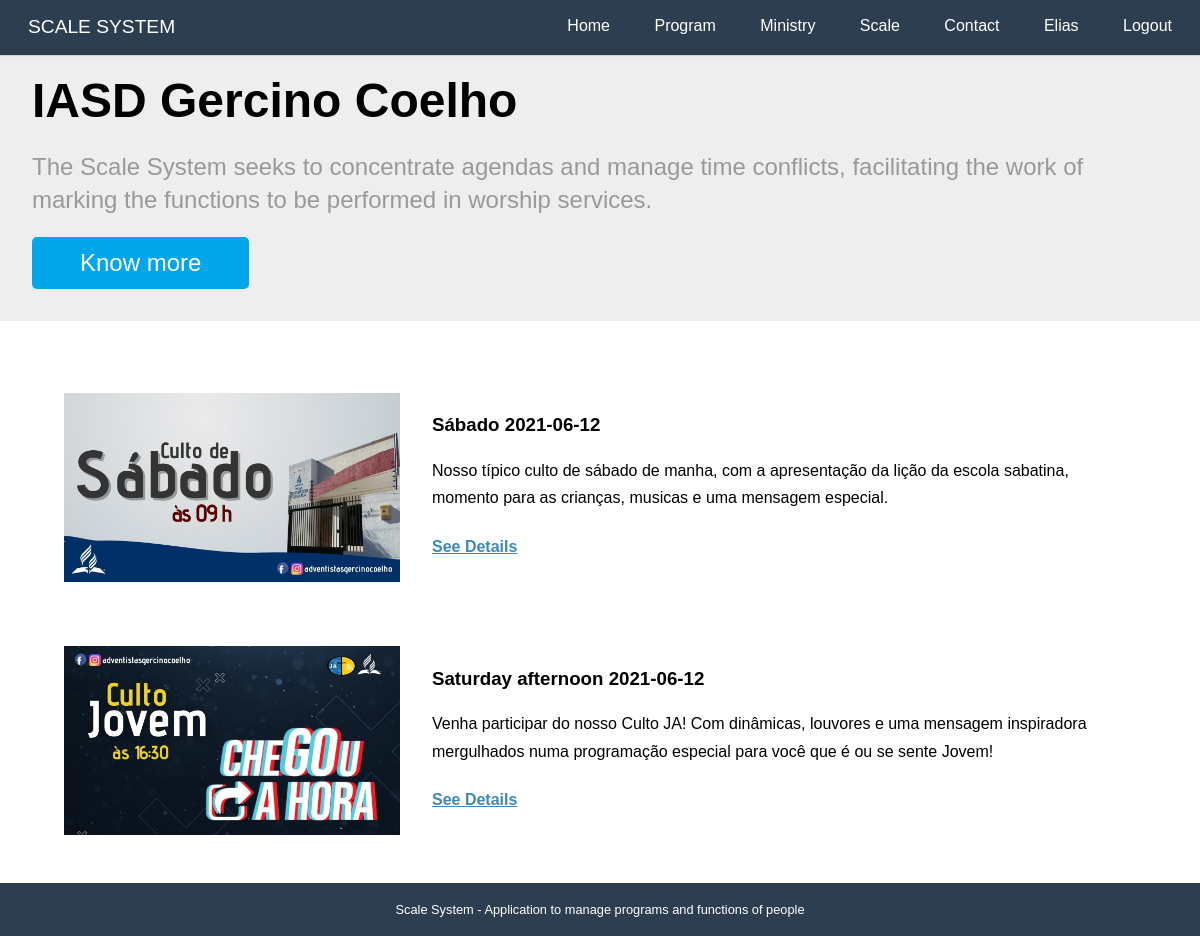
/ (signed in), run on the app's committed database.
### accounts/models.py (models this page shows, shortened)
class User(AbstractBaseUser, PermissionsMixin):
    username = models.CharField(_('User Name'), max_length=30, unique=True,
        validators = [validators.RegexValidator(re.compile('^[\w.@+-]+$'),
            'O nome de usuário não pode conter letras, digitos ou os seguintes caracteres: @/./+/-/+')])
    email = models.EmailField(_('E-mail'), unique=True)
    name = models.CharField(_('Name'), max_length=100, blank=True)
    telefone = PhoneNumberField(_("Telegram Phone Number"), blank=True)
    name_telegram = models.SlugField(_("Telegram User Name"), blank=True)
    id_telegram = models.SlugField(_("Telegram ID"), blank=True)
    is_active = models.BooleanField(_('Is Active?'), blank=True, default=True)
    is_staff = models.BooleanField(_('Is Staff?'), blank=True, default=False)
    date_joined = models.DateTimeField(_('Entry date'), auto_now_add = True)
    first_access = models.BooleanField(_('Already logged in?'), blank=True, default=False)
    objects = UserManager()
    USERNAME_FIELD  = 'username'
    REQUIRED_FIELDS = ['email']
    def __str__(self):
        return self.name or self.username
    def get_full_name(self):
        return str(self)
    def get_first_name(self):
        return self.get_full_name().split()[0]
    class Meta:
        verbose_name= 'Usuário'
        verbose_name_plural = 'Usuários'
        ordering = ['username']

### programs/models.py (models this page shows, shortened)
class Program (models.Model):
    SATURDAY = 'SA'
    SATURDAYAFTERNOON = 'JA'
    WEDNESDAY = 'WE'
    SUNDAY = 'SN'
    FRIDAY = 'FR'
    SPECIAL = 'SP'
    WEEKPFPRAYER = 'WP'
    PROGRAMTYPES = [
        (SATURDAY, _('Saturday')),
        (SATURDAYAFTERNOON, _('Saturday afternoon')),
        (WEDNESDAY, _('Wednesday')),
        (SUNDAY,_('Sunday')),
        (FRIDAY, _('Friday')),
        (SPECIAL, _('Special')),
        (WEEKPFPRAYER,_('Week of Prayer'))
    ]
    name = models.CharField(
        max_length=2,
        choices=PROGRAMTYPES
    )
    description = models.TextField(_('Simple Description'), blank=True)
    date = models.DateField(_("Date"), auto_now=False, auto_now_add=False, null=True,blank=False)
    image = models.ImageField(_("Image"), upload_to='program',null=True,blank=True)
    transmission = models.URLField(_("Transmission Link"), max_length=200,null=True,blank=True)
    room = models.URLField(_("Room Link"), max_length=200,null=True,blank=True)
    presential = models.BooleanField(_("Presential?"),default=False)
    iscription = models.BooleanField(_("Needs subscription?"),default=True)
    created_at = models.DateTimeField(_("Created at"), auto_now_add=True)
    updated_at = models.DateTimeField(_('Updated at'), auto_now=True)
    def typeprogram(self):
        for l in Program.PROGRAMTYPES:
            if l[0] == self.name:
                return _(l[1])
        return ""
    def __str__(self):
        return self.typeprogram() + ((' '+str(self.date)) if self.date else (" " + _("Template")))
    class Meta:
        verbose_name = _("Program")
        verbose_name_plural = _("Programs")
        ordering = ['date']

### core/views.py (the view)
# urls.py: path('', views.home, name='home'),
def home(request):
    context = {'resume': utils.resume_programs()}
    return render(request, "core/home.html", context)

### core/templatetags/call_method.py (called while the page is built)
@register.filter(name='has_group')
def has_group(user, group_name):
    return user.groups.filter(name=group_name).exists()

@register.filter(name='has_ministry')
def has_ministry(user):
    if my_engaged(user) or my_ministries(user):
        return True
    return False

### ministries/utils.py (called while the page is built)
def my_engaged(user):
    def m(x):
        return [x.ministry]
    def r(x,a):
        if x[0] and x[0] not in a:
            a.append(x[0])
        return a
    functions = list(Function.objects.filter(people = user))
    prog = ProgramTime.objects.filter(person = user)
    for pg in prog:
        functions.append(pg.function)
    if functions:
        return reduce(r,map(m,functions))
    else:
        return []

### programs/utils.py (called while the page is built)
def resume_programs():
    return Program.objects.filter(date__gte = date.today())[:3]

### core/templates/core/home.html
{% extends "base.html" %}
{% load i18n static %}
{% block content %}
<div class="splash">
    <div class="pure-g-r">
        <div class="pure-u-1">
            <div class="l-box splash-text">
                <h1 class="splash-head">
                    IASD Gercino Coelho
                </h1>
                <h2 class="splash-subhead">
                    {% translate "The Scale System seeks to concentrate agendas and manage time conflicts, facilitating the work of marking the functions to be performed in worship services." %}
                </h2>
                <p>
                    <a href="#" class="pure-button primary-button">{% translate "Know more" %}</a>
                </p>
            </div>
        </div>
    </div>
</div>
<div class="content">
    {% if resume %}
    {% for pg in resume %}
    <div class="pure-g-r content-ribbon">
        <div class="pure-u-1-3">
            <div class="l-box">
                {% if pg.image %}
                <img src="{{ pg.image.url }}" alt="{{ pg }}" />
                {% else %}
                <img src="{% static 'programs/img/400x250.png' %}" alt="{{ pg }}" />
                {% endif %}
            </div>
        </div>
        <div class="pure-u-2-3">
            <div class="l-box">
                <h3>{{pg}}</h3>
                <p>
                    {{pg.description}}
                </p>
                <h4><a href='{% url "programs:description" pg.pk %}'>{% translate "See Details" %}</a>
                </h4>
            </div>
        </div>
    </div>
    {% endfor %}
    {% else %}
    {% translate "There are no one programs soon" %}
    {% endif %}
</div>
{% endblock %}

### core/templates/base.html (shortened to what this page needs)
<!doctype html>
{% load static %}
{% load i18n call_method%}
<html lang="en">
<head>
    <link rel="stylesheet" href="{% static 'core/css/pure-min.css' %}">
    <link rel="stylesheet" href="{% static 'core/css/styles.css' %}" />
</head>
<body>
    <div class="header">
        <div class="home-menu pure-menu pure-menu-open pure-menu-horizontal pure-menu-fixed">
            <a class="pure-menu-heading" href="{% url 'core:home' %}">{% translate "SCALE SYSTEM"%}</a>
            <ul>
                <li class="pure-menu-selected"><a href="{% url 'core:home' %}">{% translate "Home" %}</a></li>
                <li><a href="{% url 'programs:dashboard' %}">{% translate "Program" %}</a></li>
                {% if user.is_authenticated %}
                <li><a href="{% url 'ministries:dashboard' %}">{% translate "Ministry" %}</a></li>
                {% if user|has_ministry %}
                <li><a href="{% url 'scales:dashboard' %}">{% translate "Scale" %}</a></li>
                {% endif %}
                {% endif %}
                <li><a href="{% url 'core:contact' %}">{% translate "Contact" %}</a></li>
                {% if user.is_authenticated %}
                <li><a href="{% url 'accounts:dashboard' %}">{{user.get_first_name}}</a></li>
                <li><a href="{% url 'accounts:logout' %}">{% translate "Logout" %}</a></li>
                {% else %}
                <li><a href="{% url 'accounts:login' %}">{% translate "Login" %}</a></li>
                {% endif %}
            </ul>
        </div>
    </div>
    <div class="content">
        {% block content %}{% endblock %}
        <div class="footer">
            {% translate 'Scale System - Application to manage programs and functions of people' %}
        </div>
    </div>
</body>
</html>

### core/static/core/css/pure-min.css (style rules this page uses)
html { font-size:100%;-ms-text-size-adjust:100%;-webkit-text-size-adjust:100% }
html,button,input,select,textarea { font-family:sans-serif }
body { margin:0 }
h1 { font-size:2em;margin:.67em 0 }
h2 { font-size:1.5em;margin:.83em 0 }
h3 { font-size:1.17em;margin:1em 0 }
h4 { font-size:1em;margin:1.33em 0 }
p,pre { margin:1em 0 }
dl,menu,ol,ul { margin:1em 0 }
menu,ol,ul { padding:0 0 0 40px }
img { border:0;-ms-interpolation-mode:bicubic }
.pure-button { display:inline-block;*display:inline;zoom:1;line-height:normal;white-space:nowrap;vertical-align:baseline;text-align:center;cursor:pointer;-webkit-user-drag:none;-webkit-user-select:none;-moz-user-select:none;-ms-user-select:none;user-select:none }
.pure-button { font-size:100%;*font-size:90%;*overflow:visible;padding:.5em 1.5em;color:#444;color:rgba(0,0,0,.8);*color:#444;border:1px solid #999;border:0 rgba(0,0,0,0);background-color:#E6E6E6;text-decoration:none;border-radius:2px;-webkit-transition:.1s linear -webkit-box-shadow;-moz-transition:.1s linear -moz-box-shadow;-ms-transition:.1s linear box-shadow;-o-transition:.1s linear box-shadow;transition:.1s linear box-shadow }
.pure-u-1,.pure-u-1-2,.pure-u-1-3,.pure-u-2-3,.pure-u-1-4,.pure-u-3-4,.pure-u-1-5,.pure-u-2-5,.pure-u-3-5,.pure-u-4-5,.pure-u-1-6,.pure-u-5-6,.pure-u-1-8,.pure-u-3-8,.pure-u-5-8,.pure-u-7-8,.pure-u-1-12,.pure-u-5-12,.pure-u-7-12,.pure-u-11-12,.pure-u-1-24,.pure-u-5-24,.pure-u-7-24,.pure-u-11-24,.pure-u-13-24,.pure-u-17-24,.pure-u-19-24,.pure-u-23-24 { display:inline-block;*display:inline;zoom:1;letter-spacing:normal;word-spacing:normal;vertical-align:top;text-rendering:auto }
.pure-u-1 { width:100% }
.pure-u-1-3 { width:33.3333%;*width:33.3023% }
.pure-u-2-3 { width:66.6667%;*width:66.6357% }
.pure-g-r { letter-spacing:-.31em;*letter-spacing:normal;*word-spacing:-.43em;font-family:FreeSans,Arimo,"Droid Sans",Helvetica,Arial,sans-serif;display:-webkit-flex;-webkit-flex-flow:row wrap;display:-ms-flexbox;-ms-flex-flow:row wrap }
.pure-g-r [class *="pure-u"] { font-family:sans-serif }
.pure-g-r img { max-width:100%;height:auto }
.pure-menu ul { position:absolute;visibility:hidden }
.pure-menu.pure-menu-open { visibility:visible;z-index:2;width:100% }
.pure-menu ul { left:-10000px;list-style:none;margin:0;padding:0;top:-10000px;z-index:1 }
.pure-menu>ul { position:relative }
.pure-menu-open>ul { left:0;top:0;visibility:visible }
.pure-menu li { position:relative }
.pure-menu a,.pure-menu .pure-menu-heading { display:block;color:inherit;line-height:1.5em;padding:5px 20px;text-decoration:none;white-space:nowrap }
.pure-menu.pure-menu-horizontal>.pure-menu-heading { display:inline-block;*display:inline;zoom:1;margin:0;vertical-align:middle }
.pure-menu.pure-menu-horizontal>ul { display:inline-block;*display:inline;zoom:1;vertical-align:middle;height:2.4em }
.pure-menu li a { padding:5px 20px }
.pure-menu-fixed { position:fixed;top:0;left:0;width:100% }
.pure-menu-horizontal li { display:inline-block;*display:inline;zoom:1;vertical-align:middle }
.pure-menu.pure-menu-open,.pure-menu.pure-menu-horizontal li .pure-menu-children { background:#fff;border:1px solid #b7b7b7 }
.pure-menu.pure-menu-horizontal,.pure-menu.pure-menu-horizontal .pure-menu-heading { border:0 }
.pure-menu a { border:1px solid transparent;border-left:0;border-right:0 }
.pure-menu a,.pure-menu .pure-menu-can-have-children>li:after { color:#777 }
.pure-menu .pure-menu-heading { color:#565d64;text-transform:uppercase;font-size:90%;margin-top:.5em;border-bottom-width:1px;border-bottom-style:solid;border-bottom-color:#dfdfdf }
.pure-menu .pure-menu-selected a { color:#000 }
.pure-menu.pure-menu-open.pure-menu-fixed { border:0;border-bottom:1px solid #b7b7b7 }

### data on the page
User: get_first_name "Elias"
Program: image (picture), name+date "Sábado 2021-06-12", description "Nosso típico culto de sábado de manha, com a apresentação da lição da escola sabatina, momento para as crianças, musicas e uma mensagem especial."
Program: image (picture), name+date "Saturday afternoon 2021-06-12", description "Venha participar do nosso Culto JA! Com dinâmicas, louvores e uma mensagem inspiradora mergulhados numa programação especial para você que é ou se sente Jovem!"
